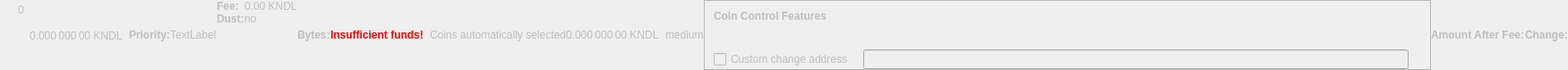
    <widget class="QWidget" name="dummyHideWidget" native="true">
     <property name="enabled">
      <bool>false</bool>
     </property>
     <property name="maximumSize">
      <size>
       <width>100</width>
       <height>22</height>
      </size>
     </property>
     <layout class="QHBoxLayout" name="dummyHideLayout">
      <property name="spacing">
       <number>0</number>
      </property>
      <property name="leftMargin">
       <number>0</number>
      </property>
      <property name="topMargin">
       <number>0</number>
      </property>
      <property name="rightMargin">
       <number>0</number>
      </property>
      <property name="bottomMargin">
       <number>0</number>
      </property>
      <item>
       <layout class="QFormLayout" name="formLayoutCoinControl1">
        <property name="horizontalSpacing">
         <number>10</number>
        </property>
        <property name="verticalSpacing">
         <number>14</number>
        </property>
        <property name="leftMargin">
         <number>10</number>
        </property>
        <property name="topMargin">
         <number>4</number>
        </property>
        <property name="rightMargin">
         <number>6</number>
        </property>
        <item row="0" column="1">
         <widget class="QLabel" name="labelCoinControlBytes">
          <property name="cursor">
           <cursorShape>IBeamCursor</cursorShape>
          </property>
          <property name="contextMenuPolicy">
           <enum>Qt::ActionsContextMenu</enum>
          </property>
          <property name="text">
           <string notr="true">0</string>
          </property>
          <property name="textInteractionFlags">
           <set>Qt::LinksAccessibleByMouse|Qt::TextSelectableByKeyboard|Qt::TextSelectableByMouse</set>
          </property>
         </widget>
        </item>
       </layout>
      </item>
      <item>
       <widget class="QLabel" name="labelCoinControlAfterFee">
        <property name="enabled">
         <bool>false</bool>
        </property>
        <property name="sizePolicy">
         <sizepolicy hsizetype="Fixed" vsizetype="Fixed">
          <horstretch>0</horstretch>
          <verstretch>0</verstretch>
         </sizepolicy>
        </property>
        <property name="minimumSize">
         <size>
          <width>111</width>
          <height>12</height>
         </size>
        </property>
        <property name="maximumSize">
         <size>
          <width>111</width>
          <height>12</height>
         </size>
        </property>
        <property name="cursor">
         <cursorShape>IBeamCursor</cursorShape>
        </property>
        <property name="contextMenuPolicy">
         <enum>Qt::ActionsContextMenu</enum>
        </property>
        <property name="text">
         <string notr="true">0.000 000 00 KNDL</string>
        </property>
        <property name="textInteractionFlags">
         <set>Qt::LinksAccessibleByMouse|Qt::TextSelectableByKeyboard|Qt::TextSelectableByMouse</set>
        </property>
       </widget>
      </item>
      <item>
       <widget class="QLabel" name="labelCoinControlPriorityText">
        <property name="enabled">
         <bool>false</bool>
        </property>
        <property name="font">
         <font>
          <weight>75</weight>
          <bold>true</bold>
         </font>
        </property>
        <property name="text">
         <string>Priority:</string>
        </property>
       </widget>
      </item>
      <item>
       <layout class="QHBoxLayout" name="horizontalLayout">
        <item>
         <widget class="QLabel" name="WarningLabel">
          <property name="text">
           <string>TextLabel</string>
          </property>
         </widget>
        </item>
       </layout>
      </item>
      <item>
       <layout class="QFormLayout" name="formLayoutCoinControl3">
        <property name="horizontalSpacing">
         <number>0</number>
        </property>
        <property name="verticalSpacing">
         <number>0</number>
        </property>
        <property name="leftMargin">
         <number>0</number>
        </property>
        <property name="topMargin">
         <number>0</number>
        </property>
        <property name="rightMargin">
         <number>0</number>
        </property>
        <item row="0" column="0">
         <widget class="QLabel" name="labelCoinControlFeeText">
          <property name="enabled">
           <bool>false</bool>
          </property>
          <property name="font">
           <font>
            <weight>75</weight>
            <bold>true</bold>
           </font>
          </property>
          <property name="text">
           <string>Fee:</string>
          </property>
          <property name="margin">
           <number>0</number>
          </property>
         </widget>
        </item>
        <item row="0" column="1">
         <widget class="QLabel" name="labelCoinControlFee">
          <property name="enabled">
           <bool>false</bool>
          </property>
          <property name="cursor">
           <cursorShape>IBeamCursor</cursorShape>
          </property>
          <property name="contextMenuPolicy">
           <enum>Qt::ActionsContextMenu</enum>
          </property>
          <property name="text">
           <string notr="true">0.00 KNDL</string>
          </property>
          <property name="textInteractionFlags">
           <set>Qt::LinksAccessibleByMouse|Qt::TextSelectableByKeyboard|Qt::TextSelectableByMouse</set>
          </property>
         </widget>
        </item>
        <item row="1" column="0">
         <widget class="QLabel" name="labelCoinControlLowOutputText">
          <property name="enabled">
           <bool>false</bool>
          </property>
          <property name="font">
           <font>
            <weight>75</weight>
            <bold>true</bold>
           </font>
          </property>
          <property name="text">
           <string>Dust:</string>
          </property>
         </widget>
        </item>
        <item row="1" column="1">
         <widget class="QLabel" name="labelCoinControlLowOutput">
          <property name="enabled">
           <bool>false</bool>
          </property>
          <property name="cursor">
           <cursorShape>IBeamCursor</cursorShape>
          </property>
          <property name="contextMenuPolicy">
           <enum>Qt::ActionsContextMenu</enum>
          </property>
          <property name="text">
           <string>no</string>
          </property>
          <property name="textInteractionFlags">
           <set>Qt::LinksAccessibleByMouse|Qt::TextSelectableByKeyboard|Qt::TextSelectableByMouse</set>
          </property>
         </widget>
        </item>
       </layout>
      </item>
      <item>
       <widget class="QLabel" name="labelCoinControlBytesText">
        <property name="enabled">
         <bool>false</bool>
        </property>
        <property name="font">
         <font>
          <weight>75</weight>
          <bold>true</bold>
         </font>
        </property>
        <property name="text">
         <string>Bytes:</string>
        </property>
       </widget>
      </item>
      <item>
       <layout class="QFormLayout" name="formLayoutCoinControl2">
        <property name="horizontalSpacing">
         <number>0</number>
        </property>
        <property name="verticalSpacing">
         <number>0</number>
        </property>
        <property name="leftMargin">
         <number>0</number>
        </property>
        <property name="topMargin">
         <number>0</number>
        </property>
        <property name="rightMargin">
         <number>0</number>
        </property>
       </layout>
      </item>
      <item>
       <layout class="QHBoxLayout" name="horizontalLayoutCoinControl2">
        <property name="spacing">
         <number>0</number>
        </property>
        <property name="bottomMargin">
         <number>0</number>
        </property>
       </layout>
      </item>
      <item>
       <widget class="QLabel" name="labelCoinControlInsuffFunds">
        <property name="enabled">
         <bool>false</bool>
        </property>
        <property name="minimumSize">
         <size>
          <width>0</width>
          <height>0</height>
         </size>
        </property>
        <property name="font">
         <font>
          <weight>75</weight>
          <bold>true</bold>
         </font>
        </property>
        <property name="styleSheet">
         <string notr="true">color:red;font-weight:bold;</string>
        </property>
        <property name="text">
         <string>Insufficient funds!</string>
        </property>
        <property name="margin">
         <number>5</number>
        </property>
       </widget>
      </item>
      <item>
       <layout class="QFormLayout" name="formLayoutCoinControl4">
        <property name="horizontalSpacing">
         <number>0</number>
        </property>
        <property name="verticalSpacing">
         <number>0</number>
        </property>
        <property name="leftMargin">
         <number>0</number>
        </property>
        <property name="topMargin">
         <number>0</number>
        </property>
        <property name="rightMargin">
         <number>0</number>
        </property>
       </layout>
      </item>
      <item>
       <widget class="QLabel" name="labelCoinControlChangeLabel">
        <property name="enabled">
         <bool>false</bool>
        </property>
        <property name="sizePolicy">
         <sizepolicy hsizetype="Preferred" vsizetype="Expanding">
          <horstretch>0</horstretch>
          <verstretch>0</verstretch>
         </sizepolicy>
        </property>
        <property name="minimumSize">
         <size>
          <width>0</width>
          <height>0</height>
         </size>
        </property>
        <property name="text">
         <string/>
        </property>
        <property name="margin">
         <number>3</number>
        </property>
       </widget>
      </item>
      <item>
       <widget class="QLabel" name="labelCoinControlAutomaticallySelected">
        <property name="enabled">
         <bool>false</bool>
        </property>
        <property name="sizePolicy">
         <sizepolicy hsizetype="Fixed" vsizetype="Fixed">
          <horstretch>0</horstretch>
          <verstretch>0</verstretch>
         </sizepolicy>
        </property>
        <property name="minimumSize">
         <size>
          <width>0</width>
          <height>0</height>
         </size>
        </property>
        <property name="maximumSize">
         <size>
          <width>240</width>
          <height>16777215</height>
         </size>
        </property>
        <property name="text">
         <string>Coins automatically selected</string>
        </property>
        <property name="margin">
         <number>5</number>
        </property>
       </widget>
      </item>
      <item>
       <widget class="QLabel" name="labelCoinControlChange">
        <property name="enabled">
         <bool>false</bool>
        </property>
        <property name="sizePolicy">
         <sizepolicy hsizetype="Fixed" vsizetype="Fixed">
          <horstretch>0</horstretch>
          <verstretch>0</verstretch>
         </sizepolicy>
        </property>
        <property name="minimumSize">
         <size>
          <width>111</width>
          <height>0</height>
         </size>
        </property>
        <property name="maximumSize">
         <size>
          <width>111</width>
          <height>16777215</height>
         </size>
        </property>
        <property name="cursor">
         <cursorShape>IBeamCursor</cursorShape>
        </property>
        <property name="contextMenuPolicy">
         <enum>Qt::ActionsContextMenu</enum>
        </property>
        <property name="text">
         <string notr="true">0.000 000 00 KNDL</string>
        </property>
        <property name="textInteractionFlags">
         <set>Qt::LinksAccessibleByMouse|Qt::TextSelectableByKeyboard|Qt::TextSelectableByMouse</set>
        </property>
       </widget>
      </item>
      <item>
       <widget class="QLabel" name="labelCoinControlPriority">
        <property name="enabled">
         <bool>false</bool>
        </property>
        <property name="cursor">
         <cursorShape>IBeamCursor</cursorShape>
        </property>
        <property name="contextMenuPolicy">
         <enum>Qt::ActionsContextMenu</enum>
        </property>
        <property name="text">
         <string>medium</string>
        </property>
        <property name="textInteractionFlags">
         <set>Qt::LinksAccessibleByMouse|Qt::TextSelectableByKeyboard|Qt::TextSelectableByMouse</set>
        </property>
       </widget>
      </item>
      <item>
       <widget class="QFrame" name="frameCoinControl">
        <property name="sizePolicy">
         <sizepolicy hsizetype="Expanding" vsizetype="Expanding">
          <horstretch>0</horstretch>
          <verstretch>0</verstretch>
         </sizepolicy>
        </property>
        <property name="maximumSize">
         <size>
          <width>16777215</width>
          <height>16777215</height>
         </size>
        </property>
        <property name="frameShape">
         <enum>QFrame::StyledPanel</enum>
        </property>
        <property name="frameShadow">
         <enum>QFrame::Sunken</enum>
        </property>
        <layout class="QVBoxLayout" name="verticalLayoutCoinControl2_2">
         <property name="spacing">
          <number>0</number>
         </property>
         <property name="leftMargin">
          <number>0</number>
         </property>
         <property name="topMargin">
          <number>0</number>
         </property>
         <property name="rightMargin">
          <number>0</number>
         </property>
         <property name="bottomMargin">
          <number>0</number>
         </property>
         <item>
          <layout class="QVBoxLayout" name="verticalLayoutCoinControl" stretch="0,0,0,1">
           <property name="spacing">
            <number>0</number>
           </property>
           <property name="leftMargin">
            <number>10</number>
           </property>
           <property name="topMargin">
            <number>10</number>
           </property>
           <item>
            <layout class="QHBoxLayout" name="horizontalLayoutCoinControl1">
             <property name="bottomMargin">
              <number>15</number>
             </property>
             <item>
              <widget class="QLabel" name="labelCoinControlFeatures">
               <property name="enabled">
                <bool>false</bool>
               </property>
               <property name="sizePolicy">
                <sizepolicy hsizetype="Preferred" vsizetype="Maximum">
                 <horstretch>0</horstretch>
                 <verstretch>0</verstretch>
                </sizepolicy>
               </property>
               <property name="font">
                <font>
                 <weight>75</weight>
                 <bold>true</bold>
                </font>
               </property>
               <property name="styleSheet">
                <string notr="true">font-weight:bold;</string>
               </property>
               <property name="text">
                <string>Coin Control Features</string>
               </property>
              </widget>
             </item>
            </layout>
           </item>
           <item>
            <widget class="QWidget" name="widgetCoinControl" native="true">
             <property name="sizePolicy">
              <sizepolicy hsizetype="Preferred" vsizetype="Preferred">
               <horstretch>0</horstretch>
               <verstretch>0</verstretch>
              </sizepolicy>
             </property>
             <property name="minimumSize">
              <size>
               <width>0</width>
               <height>0</height>
              </size>
             </property>
             <property name="styleSheet">
              <string notr="true"/>
             </property>
             <layout class="QHBoxLayout" name="horizontalLayoutCoinControl5_2">
              <property name="leftMargin">
               <number>0</number>
              </property>
              <property name="topMargin">
               <number>0</number>
              </property>
              <property name="rightMargin">
               <number>0</number>
              </property>
              <property name="bottomMargin">
               <number>0</number>
              </property>
              <item>
               <layout class="QHBoxLayout" name="horizontalLayoutCoinControl3">
                <property name="spacing">
                 <number>20</number>
                </property>
                <property name="topMargin">
                 <number>0</number>
                </property>
                <property name="bottomMargin">
                 <number>10</number>
                </property>
               </layout>
              </item>
             </layout>
            </widget>
           </item>
           <item>
            <layout class="QHBoxLayout" name="horizontalLayoutCoinControl4" stretch="0,0,0">
             <property name="spacing">
              <number>12</number>
             </property>
             <property name="sizeConstraint">
              <enum>QLayout::SetDefaultConstraint</enum>
             </property>
             <property name="topMargin">
              <number>5</number>
             </property>
             <property name="rightMargin">
              <number>5</number>
             </property>
             <item>
              <widget class="QCheckBox" name="checkBoxCoinControlChange">
               <property name="enabled">
                <bool>false</bool>
               </property>
               <property name="toolTip">
                <string>If this is activated, but the change address is empty or invalid, change will be sent to a newly generated address.</string>
               </property>
               <property name="text">
                <string>Custom change address</string>
               </property>
              </widget>
             </item>
             <item>
              <widget class="QValidatedLineEdit" name="lineEditCoinControlChange">
               <property name="enabled">
                <bool>false</bool>
               </property>
               <property name="sizePolicy">
                <sizepolicy hsizetype="Expanding" vsizetype="Fixed">
                 <horstretch>0</horstretch>
                 <verstretch>0</verstretch>
                </sizepolicy>
               </property>
              </widget>
             </item>
             <item>
              <widget class="QLabel" name="labelCoinControlChangeLabel_2">
               <property name="sizePolicy">
                <sizepolicy hsizetype="Preferred" vsizetype="Expanding">
                 <horstretch>0</horstretch>
                 <verstretch>0</verstretch>
                </sizepolicy>
               </property>
               <property name="minimumSize">
                <size>
                 <width>0</width>
                 <height>0</height>
                </size>
               </property>
               <property name="text">
                <string/>
               </property>
               <property name="margin">
                <number>3</number>
               </property>
              </widget>
             </item>
            </layout>
           </item>
           <item>
            <spacer name="verticalSpacerCoinControl">
             <property name="orientation">
              <enum>Qt::Vertical</enum>
             </property>
             <property name="sizeHint" stdset="0">
              <size>
               <width>800</width>
               <height>1</height>
              </size>
             </property>
            </spacer>
           </item>
          </layout>
         </item>
        </layout>
       </widget>
      </item>
      <item>
       <widget class="QLabel" name="labelCoinControlAfterFeeText">
        <property name="enabled">
         <bool>false</bool>
        </property>
        <property name="minimumSize">
         <size>
          <width>0</width>
          <height>0</height>
         </size>
        </property>
        <property name="maximumSize">
         <size>
          <width>16777215</width>
          <height>16777215</height>
         </size>
        </property>
        <property name="font">
         <font>
          <weight>75</weight>
          <bold>true</bold>
         </font>
        </property>
        <property name="text">
         <string>Amount After Fee:</string>
        </property>
        <property name="alignment">
         <set>Qt::AlignLeading|Qt::AlignLeft|Qt::AlignVCenter</set>
        </property>
        <property name="margin">
         <number>0</number>
        </property>
       </widget>
      </item>
      <item>
       <widget class="QLabel" name="labelCoinControlChangeText">
        <property name="enabled">
         <bool>false</bool>
        </property>
        <property name="sizePolicy">
         <sizepolicy hsizetype="Preferred" vsizetype="Preferred">
          <horstretch>0</horstretch>
          <verstretch>0</verstretch>
         </sizepolicy>
        </property>
        <property name="minimumSize">
         <size>
          <width>0</width>
          <height>0</height>
         </size>
        </property>
        <property name="maximumSize">
         <size>
          <width>16777215</width>
          <height>16777215</height>
         </size>
        </property>
        <property name="font">
         <font>
          <weight>75</weight>
          <bold>true</bold>
         </font>
        </property>
        <property name="text">
         <string>Change:</string>
        </property>
        <property name="alignment">
         <set>Qt::AlignLeading|Qt::AlignLeft|Qt::AlignVCenter</set>
        </property>
       </widget>
      </item>
     </layout>
    </widget>
